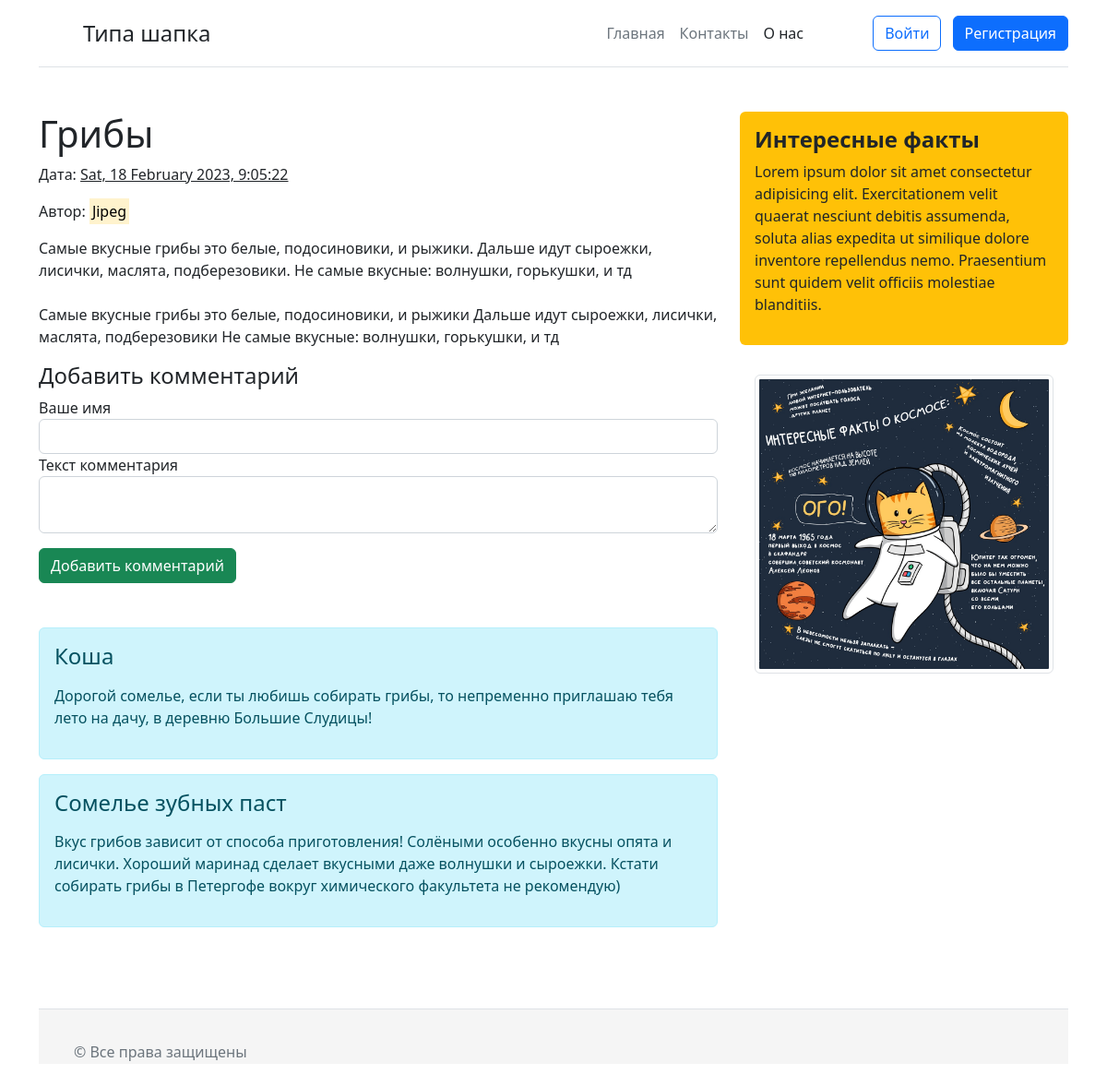
The app's page /articles.php?id=1 with its own data.
### tables this page shows
CREATE TABLE `articles` (
  `id` int(11) NOT NULL,
  `title` varchar(255) NOT NULL,
  `intro` text NOT NULL,
  `text` text NOT NULL,
  `date` int(30) NOT NULL,
  `author` varchar(50) NOT NULL
);

CREATE TABLE `comments` (
  `id` int(11) UNSIGNED NOT NULL,
  `username` varchar(25) NOT NULL,
  `mess` text NOT NULL,
  `article_id` int(11) UNSIGNED NOT NULL
);

### articles.php (the view, shortened to what this page needs)
<!DOCTYPE html>
<html lang="en">
<head>
<?php
require_once 'db/db1.php';
$sql = 'SELECT * from articles WHERE `id` =:id';
$query = $pdo->prepare($sql);
$id = $_GET['id'];
$query->execute(['id' => $id]);
$article = $query->fetch(PDO::FETCH_OBJ);
require 'blocks/head.php';
?>
</head>
<body>
<?php require 'blocks/header.php'; ?>
<main class="container mt-5">
  <div class="row">
      <div class="col-md-8 mb-5">
          <div class="jumbotron">
            <h1><?=$article->title?></h1>
            <p>Дата: <u><?=date("D, j F Y, G:i:s", $article->date)?></u></p>
            <p>Автор: <mark><?=$article->author?></mark></p>
            <p>
                <?=$article->intro?>
                <br><br>
                <?=$article->text?>
            </p>
          </div>
          <h4>Добавить комментарий</h4>
          <form method="post" action="articles.php?id=<?=$article->id?>">
            <label for="username">Ваше имя</label>
            <input type="text" name="username" id="username" class="form-control">
            <label for="mess">Текст комментария</label>
            <textarea name="mess" id="mess" class="form-control"></textarea>
            <button type="submit" id="addComment" class="btn btn-success mt-3 mb-5">Добавить комментарий</button>
          </form>
          <?php
            $sql = 'SELECT * FROM comments WHERE `article_id` = :id ORDER BY `id` DESC';
            $query = $pdo->prepare($sql);
            $query->execute(['id' => $_GET['id']]);
            $comments = $query->fetchAll(PDO::FETCH_OBJ);
            foreach ($comments as $comment) {
              echo "<div class='alert alert-info'>
                <h4 class='mb-3'>$comment->username</h4>
                <p>$comment->mess</p>
              </div>";
            }
          ?>
      </div>
      <?php require 'blocks/aside.php'; ?>
  </div>
</main>
<?php require 'blocks/footer.php'; ?>
</body>
</html>

### records on screen
articles: title "Грибы", date "Sat, 18 February 2023, 9:05:22", author "Jipeg", intro "Самые вкусные грибы это белые, подосиновики, и рыжики. Дальше идут сыроежки, лисички, маслята, подберезовики. Не самые вкусные: волнушки, горькушки, и тд", text "Самые вкусные грибы это белые, подосиновики, и рыжики Дальше идут сыроежки, лисички, маслята, подберезовики Не самые вкусные: волнушки, горькушки, и тд"
comments: username "Коша", mess "Дорогой сомелье, если ты любишь собирать грибы, то непременно приглашаю тебя лето на дачу, в деревню Большие Слудицы!"
comments: username "Сомелье зубных паст", mess "Вкус грибов зависит от способа приготовления! Солёными особенно вкусны опята и лисички. Хороший маринад сделает вкусными даже волнушки и сыроежки. Кстати собирать грибы в Петергофе вокруг химического факультета не рекомендую)"
